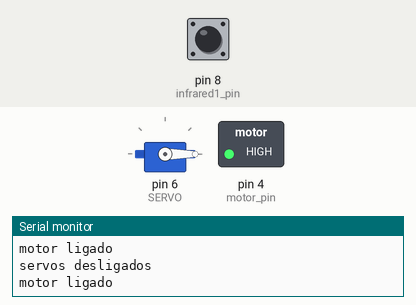
A sketch run on a simulated Arduino Uno, built with avr-gcc and run on an emulated ATmega328P. Shown: servo, switched loads named in the sketch (green lamp = pin HIGH), the last lines printed to the serial monitor. Inputs (shaded band) come from the test bench; at power-on: pin 8 (infrared1_pin) HIGH.

Above: at 1.2 s.
1.3 s: pin 8 (infrared1_pin) driven LOW
At 1.8 s:
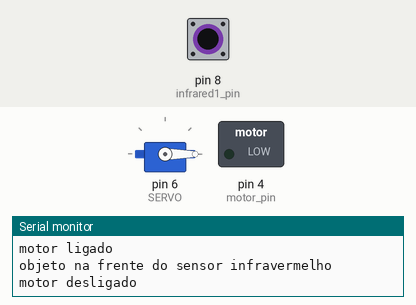
4.3 s: pin 8 (infrared1_pin) driven HIGH
At 7.0 s:
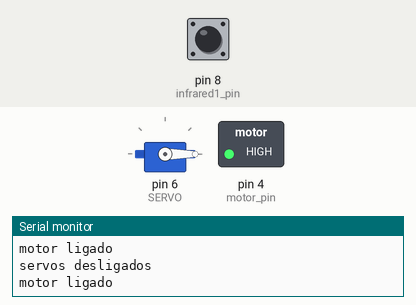
7.3 s: pin 8 (infrared1_pin) pulsed LOW 2 times (0.12 s each, 0.3 s apart)
At 8.0 s:
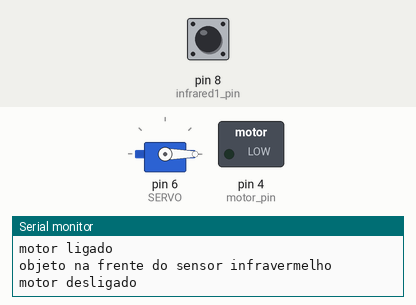
10.9 s: pin 8 (infrared1_pin) pulsed LOW 5 times (0.12 s each, 0.3 s apart)
At 14.7 s:
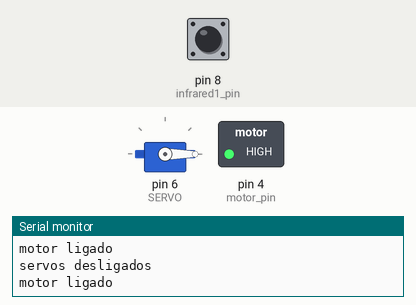
Timing chart, 0 to 16.2 s (numbered marks = the images above; inputs shaded):
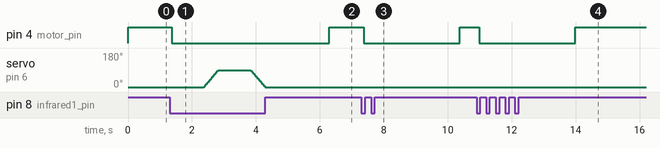

Measured:
- after the input at 1.3 s, pin 4 (motor_pin): HIGH → LOW after 0.07 s; servo on pin 6 (SERVO): rises from 0° to 90° in 1.5 s, then falls to 0° in 0.46 s
- after the input at 4.3 s, pin 4 (motor_pin): LOW → HIGH after 2.0 s; servo on pin 6 (SERVO): stays 0° (without the input it goes to 1° after 3.0 s)
- after the input at 7.3 s, pin 4 (motor_pin): HIGH → LOW after 0.08 s, → HIGH 3.0 s later
- after the input at 10.9 s, pin 4 (motor_pin): HIGH → LOW after 0.09 s, → HIGH 3.0 s later

The sketch:

AutoMarketLtdaAtiv15.ino
```cpp
#include <Servo.h>

// pin declaration
#define SERVO 6

const int motor_pin = 4;
const int infrared1_pin = 8;

// vars
Servo s;
int servo_pos;
int any_product_lack = 1;

int product_here = 1;
int wanted_product = 1;

void setup()
{

  pinMode(infrared1_pin, INPUT);
  pinMode(motor_pin, OUTPUT);
  digitalWrite(motor_pin, LOW);

  s.attach(SERVO);
  Serial.begin(9600);
  s.write(0);
}

void abrir_comporta() {

  if (digitalRead(infrared1_pin) == LOW)
  {

    Serial.println("objeto na frente do sensor infravermelho");
    Serial.println("servo ligado");

    // aciona o servo motor para a abertura da comporta
    for (servo_pos = 0; servo_pos < 90; servo_pos++)
    {
      s.write(servo_pos);
      delay(5);
    }
    delay(1000);
    for (servo_pos = 90; servo_pos >= 0; servo_pos--)
    {
      s.write(servo_pos);
      delay(5);
    }
  }
}


void loop()
{
  // checa se a caixa esta posicionada
  if (digitalRead(infrared1_pin) == LOW && product_here == wanted_product)
  {

    Serial.println("objeto na frente do sensor infravermelho");
    Serial.println("motor desligado");
    digitalWrite(motor_pin, LOW);

    delay(1000);

    abrir_comporta();

    delay(2000);
  }

  // aciona a esteira caso ainda exista algum produto a ser colocado na caixa
  else if (any_product_lack)
  {
    Serial.println("servos desligados");
    //liga o motor
    digitalWrite(motor_pin, HIGH);
    Serial.println("motor ligado");
  }
}
```
